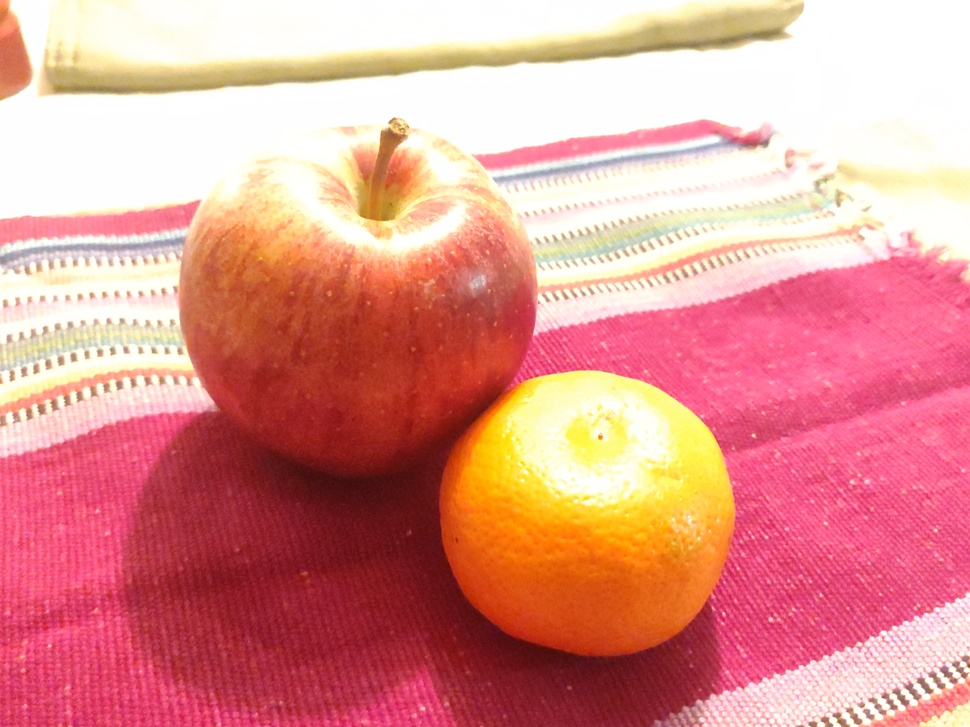
#> input picture hw2/input/overexposed.jpg, 970 x 727 px, shrunk from 4000 x 3000 before the run
$ python Q5.py   (older library calls are emulated)
#> lines starting #> are read from the running program, lines starting #| are printed output that depends on the picture
import cv2
from IPython.display import Image

# a. Smoothing spatial filtering (Gaussian and Box Kernels)

# Gaussian Blur
img = cv2.imread("input/overexposed.jpg")
#> img is the input picture: shape (727, 970, 3); mean B, G, R 142.3, 148.8, 223.9
x = cv2.GaussianBlur(img, (5, 5), 0)
cv2.imwrite('output/Q5_GaussianBlur.jpg', x)
Image('output/Q5_GaussianBlur.jpg')

# Box Kernels
img = cv2.imread("input/overexposed.jpg")
x = cv2.boxFilter(img, -1, (9, 9))
cv2.imwrite('output/Q5_BoxKernels.jpg', x)
Image('output/Q5_BoxKernels.jpg')

# b. First-order derivative (Robert and Sobel Kernels)

# Robert Kernel
x = cv2.Laplacian(img, cv2.CV_64F)
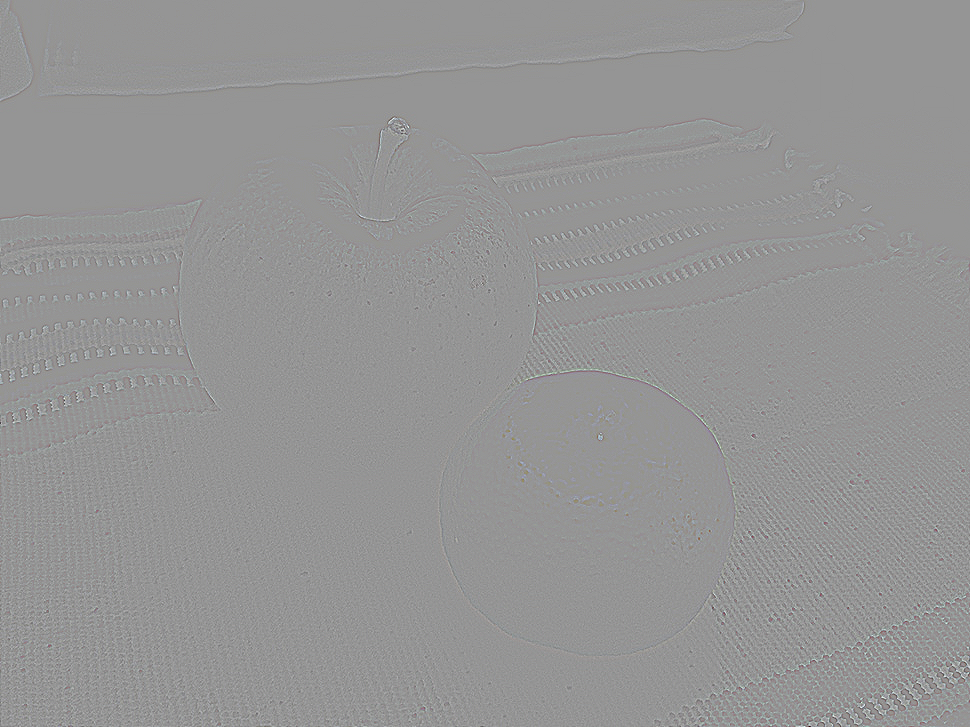
#> x: shape (727, 970, 3) float64; mean B, G, R 0, 0, 0; drawn with min black and max white
cv2.imwrite('output/Q5_RobertKernel.jpg', x)
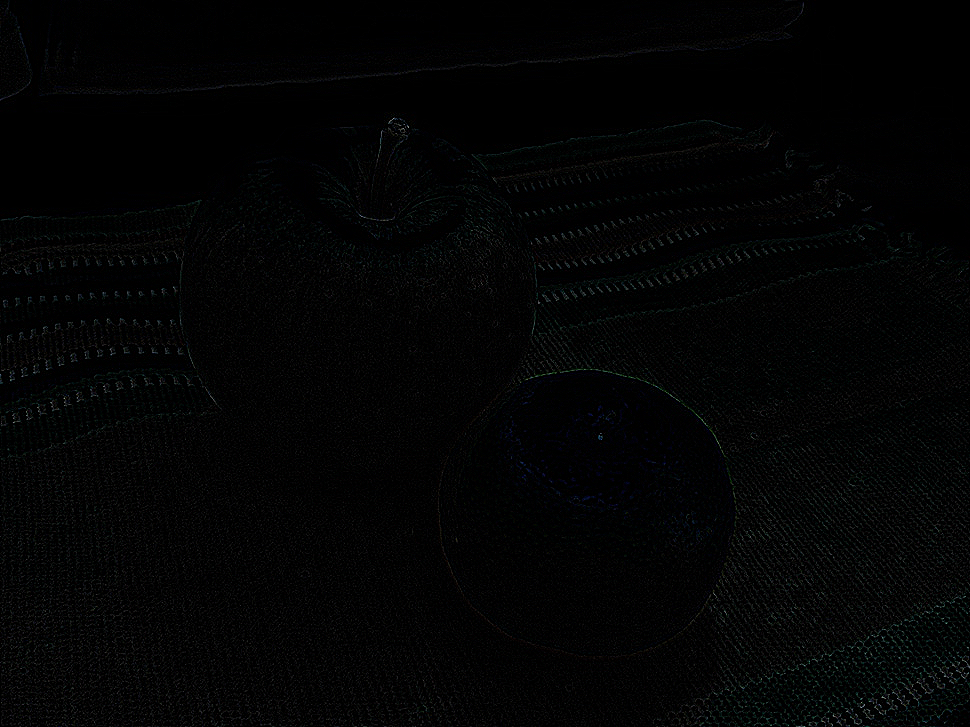
#> saved as Q5_RobertKernel.jpg: shape (727, 970, 3); mean B, G, R 3.6, 3.5, 3
Image('output/Q5_RobertKernel.jpg')

# Sobel Kernel
x = cv2.Sobel(img, cv2.CV_64F, 1, 0, ksize=5)
cv2.imwrite('output/Q5_SobelKernel.jpg', x)
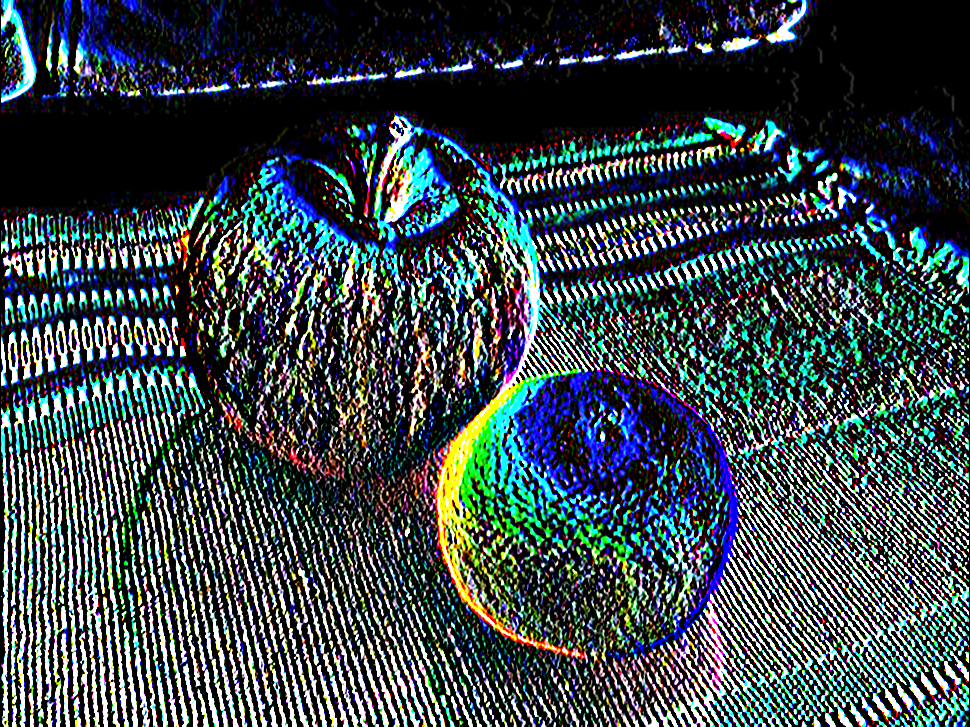
#> saved as Q5_SobelKernel.jpg: shape (727, 970, 3); mean B, G, R 74.3, 70.5, 57.4
Image('output/Q5_SobelKernel.jpg')

# c. Second-order derivative

# Second Derivative
img = cv2.imread('output/Q5_RobertKernel.jpg')
x = cv2.Sobel(img, cv2.CV_64F, 1, 0, ksize=5)
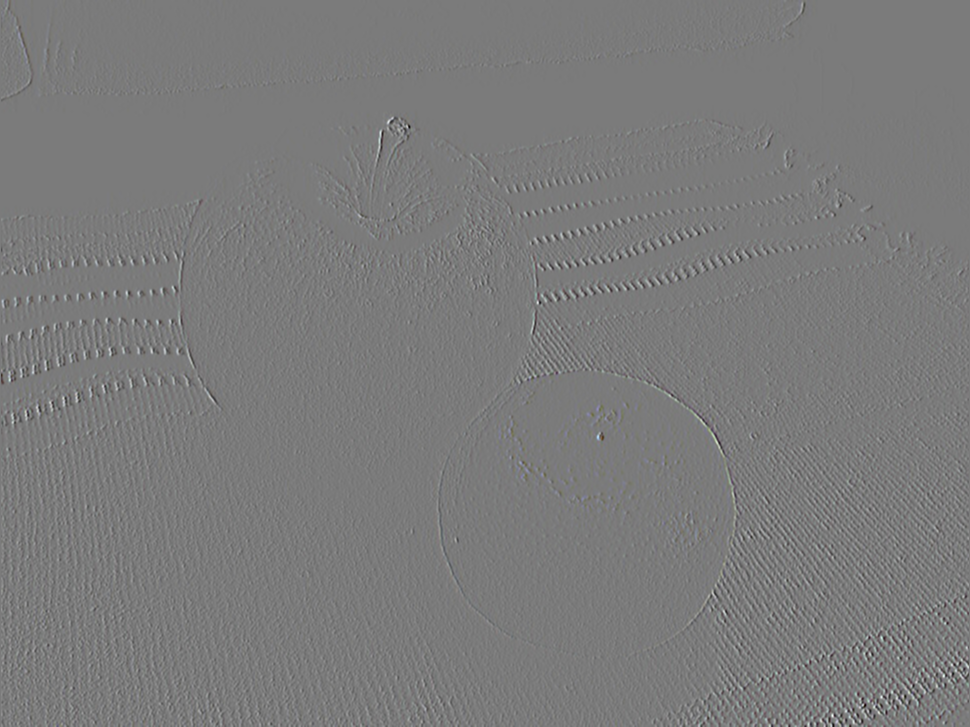
#> x: shape (727, 970, 3) float64; mean B, G, R -0.1, 0, -0.1; drawn with min black and max white
cv2.imwrite('output/Q5_SecondDerivative.jpg', x)
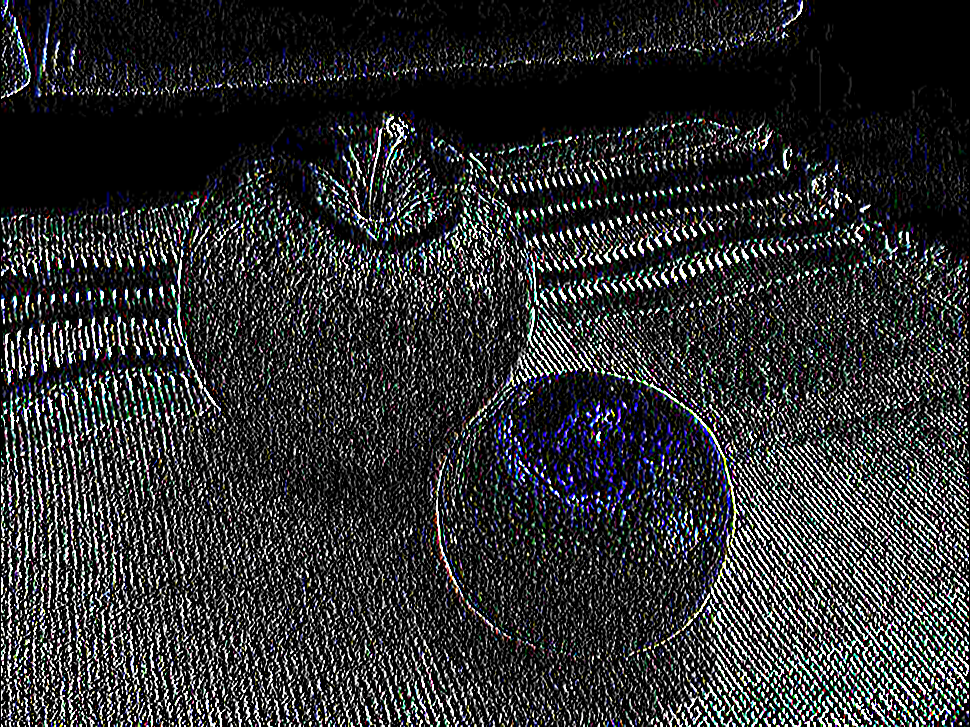
#> saved as Q5_SecondDerivative.jpg: shape (727, 970, 3); mean B, G, R 48.8, 47.4, 46.1
Image('output/Q5_SecondDerivative.jpg')

# d. Unsharp and Highboost filtering

# Unsharp and Highboost Filtering
gauss = cv2.GaussianBlur(img, (7, 7), 0)
unsharp_image = cv2.addWeighted(img, 12, gauss, -1, 0)
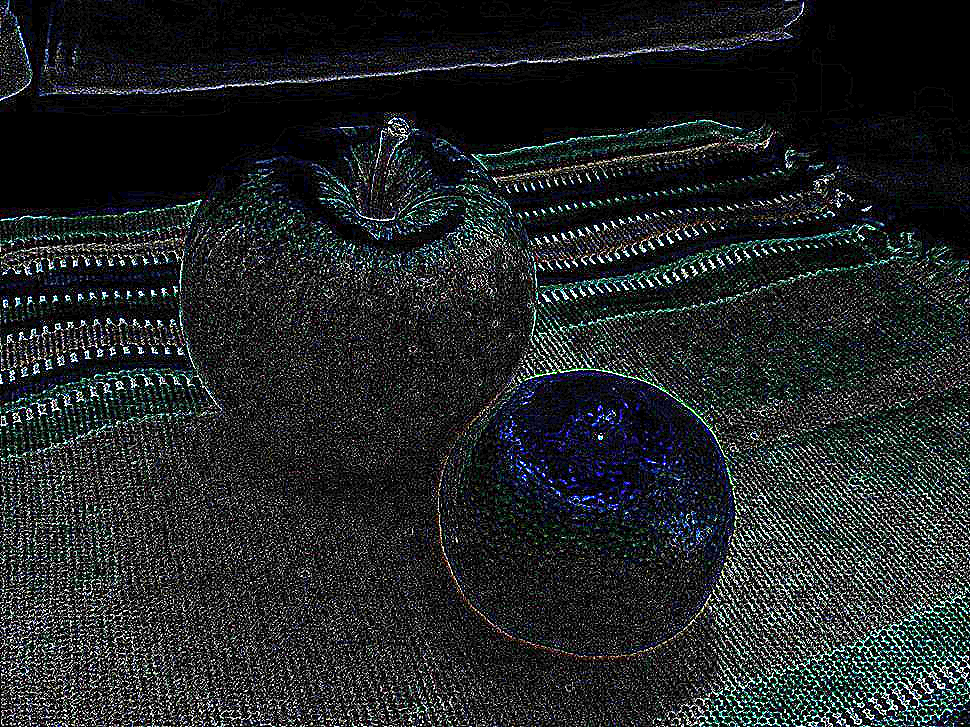
#> unsharp_image: shape (727, 970, 3); mean B, G, R 39.4, 38, 34.6
cv2.imwrite('output/Q5_Sharpened.jpg', unsharp_image)
Image('output/Q5_Sharpened.jpg')
